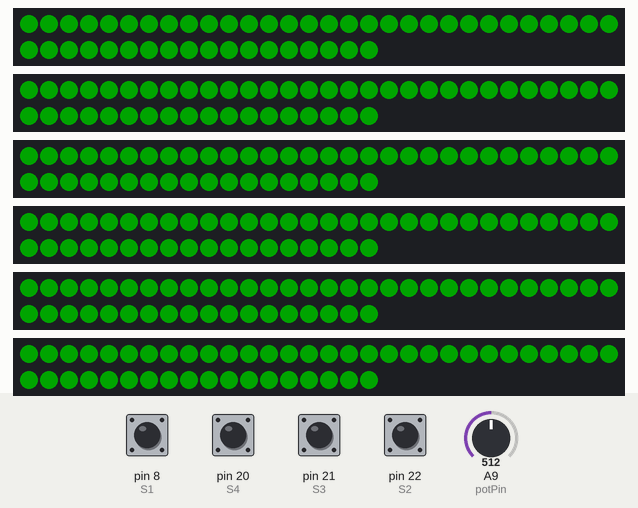
Recording of a sketch running on a simulated Arduino Mega 2560, built with avr-gcc and run on an emulated ATmega2560. Parts: 6 × 48 RGB LEDs in strip order, left to right, continuing on the next row. The inputs (shaded band) are chosen by the test bench; at power-on: pin 8 (S1), pin 20 (S4), pin 21 (S3), pin 22 (S2) HIGH, A9 (potPin) = 512. Dim RGB values are drawn brighter than linear; WiFi joins after 1.5 s; servers stay silent unless stated.

Above: at 3.4 s.
3.5 s: A9 (potPin) set to 716
At 4.19 s:
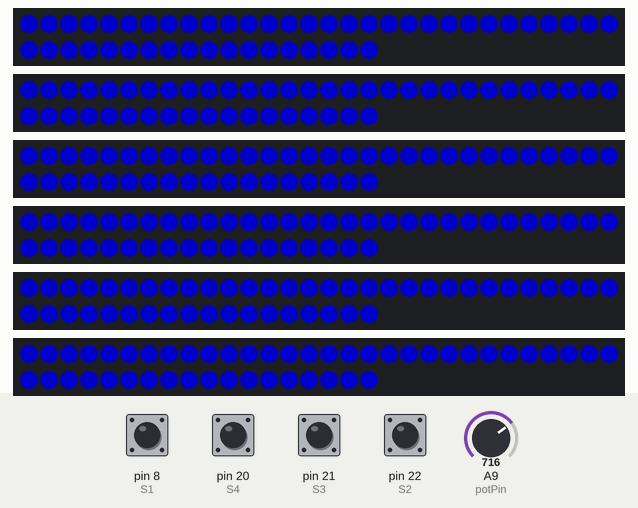
6.4 s: A9 (potPin) set to 122
At 8.13 s:
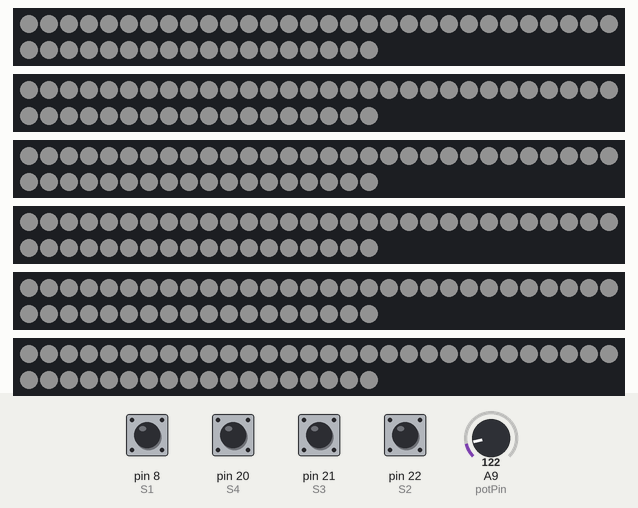
9.4 s: A9 (potPin) set to 0
At 10.78 s:
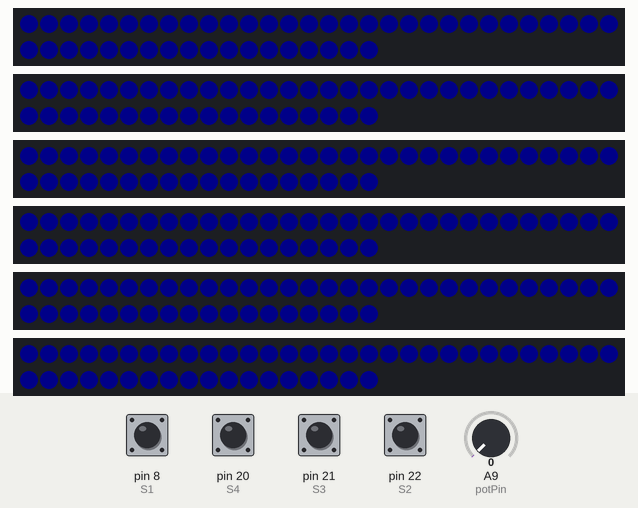
Timing chart, 0 to 12.4 s (numbered marks = the images above; inputs shaded):
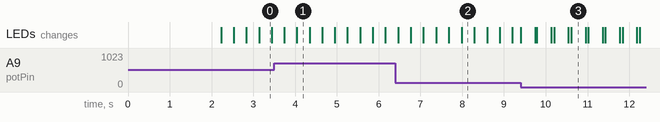

The sketch:

worldStagePrototypeAndDip.ino
```cpp
#include "FastLED.h"
#include <SPI.h>
#include <Ethernet.h>
#include <EthernetUdp.h>

/* SWITCHES */
#define S1 8
#define S2 22
#define S3 21
#define S4 20

/* LED */
#define LED_1_DATA 14
#define LED_1_CLOCK 15

#define LED_2_DATA 16
#define LED_2_CLOCK 17

#define LED_3_DATA 18
#define LED_3_CLOCK 19

#define LED_4_DATA 2
#define LED_4_CLOCK 3

#define LED_5_DATA 4
#define LED_5_CLOCK 5

#define LED_6_DATA 6
#define LED_6_CLOCK 7

/* GLOBALS */
#define LEDS_PER_COLUMN 48
#define TOTAL_LEDS 288

  int test_c = 0;
int test_v = 0;
int fadeValue = 3;

/* POT */
int potPin = A9;
int brightnessTestMode = 0;

// State of each switch (0 or 1)
int s1state;
int s2state;
int s3state;
int s4state;

// Our number
int x;

EthernetUDP Udp;

char packetBuffer[UDP_TX_PACKET_MAX_SIZE];

const int LED_IN_BUFFER_SIZE= 864;
char ledBuffer[864];

int currentModule;
byte macs[] = {0x00, 0x01, 0x02, 0x03, 0x04, 0x05, 0x06, 0x07, 0xAA, 0xBB, 0xCC, 0xDD, 0xEE, 0xFF, 0xFE};

byte mac[] = { 0x04, 0xE9, 0xE5, 0x03, 0x18, 0x01 };

IPAddress ip;
unsigned int localPort = 8888;
//char replyBuffer[] = {'0'};

const unsigned int resetPin = 9;
CRGB leds[288];

int state = 1;

void testLEDs();

void setup() {
  delay(2000);
  digitalWrite(resetPin, LOW);
  pinMode(resetPin, OUTPUT);
  delayMicroseconds(10);
  pinMode(resetPin, INPUT);

    // pins for switches are inputs
  pinMode(S1, INPUT_PULLUP);
  pinMode(S2, INPUT_PULLUP);
  pinMode(S3, INPUT_PULLUP);
  pinMode(S4, INPUT_PULLUP);
  delay(20);

  s1state = digitalReadFast(S4);
  s2state = digitalReadFast(S3);
  s3state = digitalReadFast(S2);
  s4state = digitalReadFast(S1);

  bitWrite(x, 0, !s1state);
  bitWrite(x, 1, !s2state);
  bitWrite(x, 2, !s3state);
  bitWrite(x, 3, !s4state);

  currentModule = x;

  mac[5] = macs[currentModule];
  ip = IPAddress(192, 168, 1, currentModule+100);
  Ethernet.begin(mac, ip);
  delay(200);

  Udp.begin(localPort);
  Serial.begin(9600);

  LEDS.addLeds<WS2803, LED_1_DATA, LED_1_CLOCK, RGB, DATA_RATE_MHZ(1)>(leds, LEDS_PER_COLUMN*0, LEDS_PER_COLUMN);
  LEDS.addLeds<WS2803, LED_2_DATA, LED_2_CLOCK, RGB, DATA_RATE_MHZ(1)>(leds, LEDS_PER_COLUMN*1, LEDS_PER_COLUMN);
  LEDS.addLeds<WS2803, LED_3_DATA, LED_3_CLOCK, RGB, DATA_RATE_MHZ(1)>(leds, LEDS_PER_COLUMN*2, LEDS_PER_COLUMN);
  LEDS.addLeds<WS2803, LED_4_DATA, LED_4_CLOCK, RGB, DATA_RATE_MHZ(1)>(leds, LEDS_PER_COLUMN*3, LEDS_PER_COLUMN);
  LEDS.addLeds<WS2803, LED_5_DATA, LED_5_CLOCK, RGB, DATA_RATE_MHZ(1)>(leds, LEDS_PER_COLUMN*4, LEDS_PER_COLUMN);
  LEDS.addLeds<WS2803, LED_6_DATA, LED_6_CLOCK, RGB, DATA_RATE_MHZ(1)>(leds, LEDS_PER_COLUMN*5, LEDS_PER_COLUMN);

  for (int i = 0; i < TOTAL_LEDS; i++) {
    leds[i] = CRGB(0, 0, 0);
  }
  FastLED.show();

}

void loop() {

  brightnessTestMode = map(analogRead(potPin), 0, 1023, 10, 255);
  FastLED.setBrightness(brightnessTestMode);
  if (currentModule == 0) {
    testLEDs();
  } else {
    int packetSize = Udp.parsePacket();
    if (packetSize == 2) {
      Udp.beginPacket(Udp.remoteIP(), Udp.remotePort());
      Udp.write((char)(currentModule+100));
      Udp.endPacket();
      state = 2;
    } else if (packetSize == 864) {
      Udp.read((char*)ledBuffer, 864);
      memcpy(leds, ledBuffer, 864);
    } else if (packetSize == 1 || (state == 1 && packetSize != 2)) {
      FastLED.show();
    }
  }
}

void testLEDs() {
  CRGB current_value;

  switch (test_c) {
      case 0:
        current_value = CRGB(test_v, 0, 0);
        break;
      case 1:
        current_value = CRGB(0, test_v, 0);
        break;
      case 2:
        current_value = CRGB(0, 0, test_v);
        break;
      case 3:
        current_value = CRGB(test_v, test_v, test_v);
        break;
    }

  for (int i = 0; i < TOTAL_LEDS; i++) {
        leds[i] = current_value;
  }

  FastLED.show();

  test_v = test_v + fadeValue;

  if (test_v >= 255) {
    test_v = 255;
    fadeValue = fadeValue *-1;
  } else if (test_v <= 0) {
    test_v = 0;
    fadeValue = fadeValue *-1;
    test_c++;
  }

  if (test_c > 3) {
    test_c = 0;
  }


}
```
